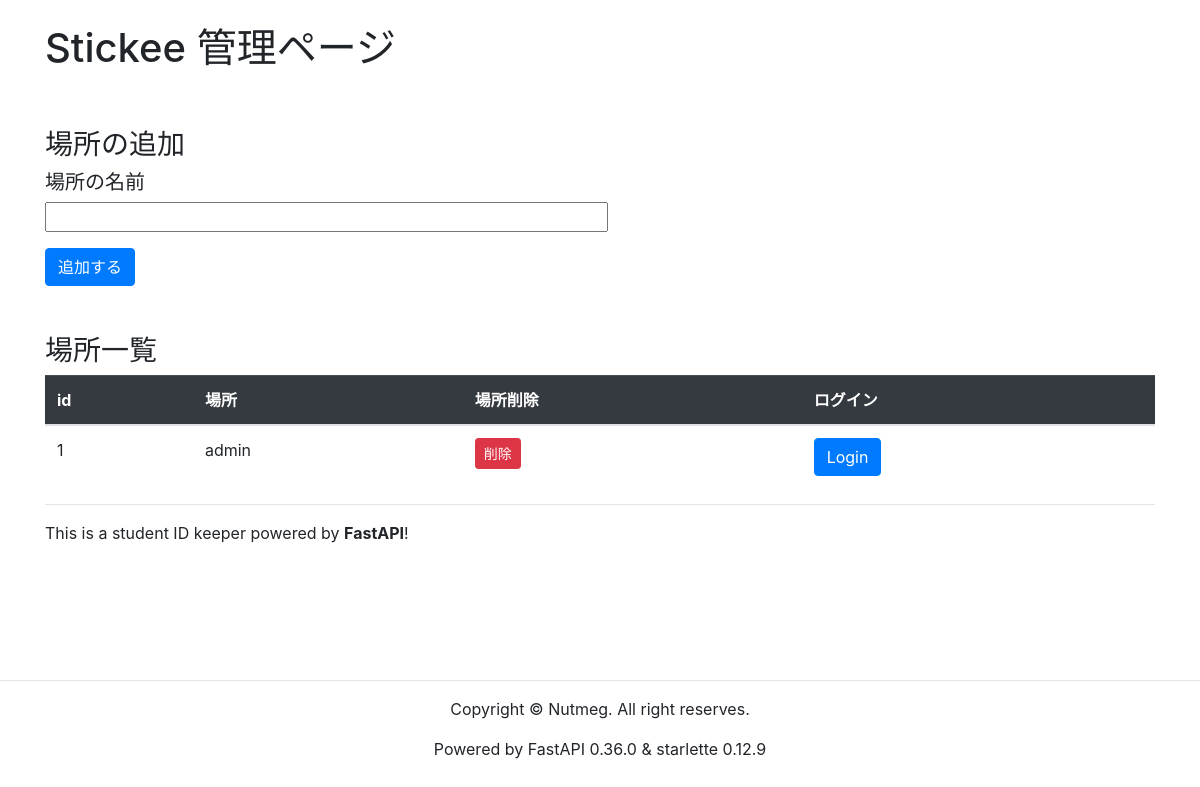
Before: / with the older database file.
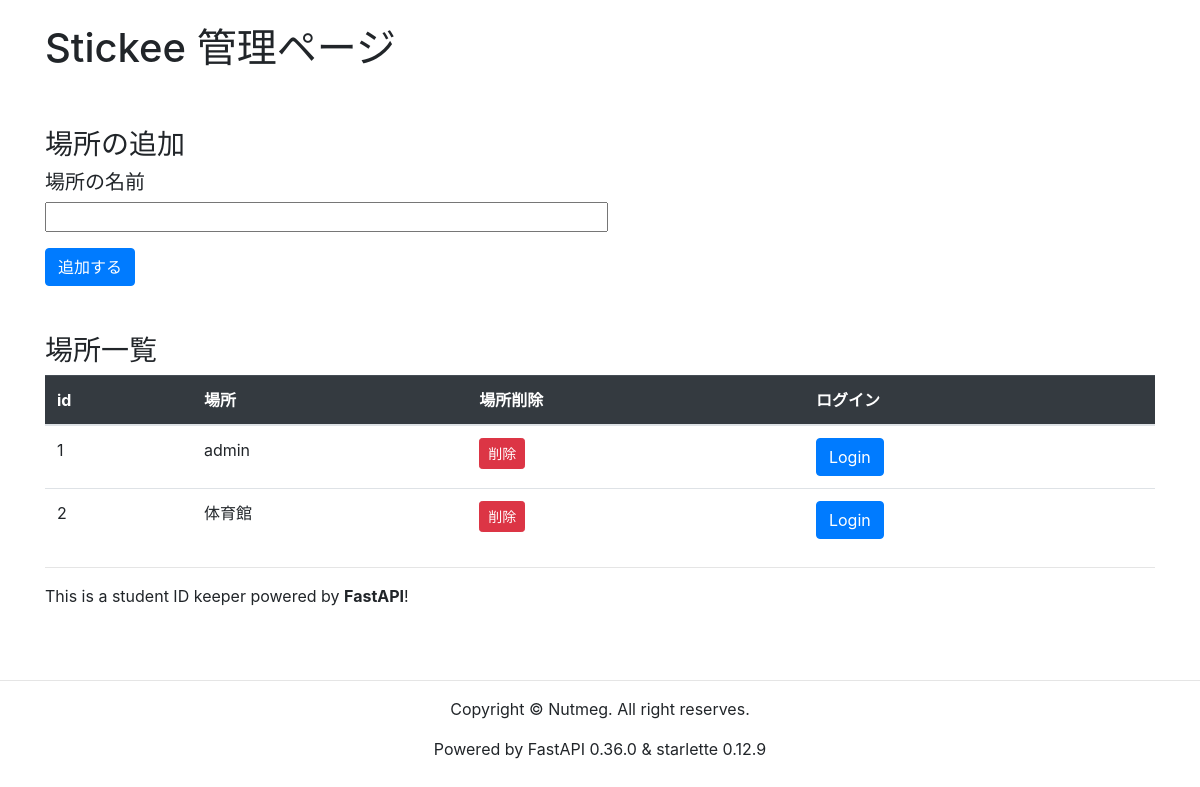
After: the same page with the newer database file.
### models.py (models this page shows, shortened)
class Place(Base):
    __tablename__ = 'place'
    id = Column(
        'id',
        INTEGER(unsigned=True),
        primary_key=True,
        autoincrement=True,
    )
    name = Column('name', String(256))

### controllers.py (the view)
@app.get('/')
@app.post('/')
def index(request: Request):
  place = db.session.query(Place).all()
  return templates.TemplateResponse('index.html',
                                   {'request': request, 'place':place})

### templates/index.html
{% extends "layout.html" %}
{% block content %}
<br>
<div class="row">
    <div class="col-md-12">
        <h1>Stickee 管理ページ</h1>
    </div>
</div>
<br><br>
<h3>場所の追加</h3>
<form action="/add" method="post">
    <h5>場所の名前</h5>
    <p><input type="text"  size="50" maxlength="200" name="place"></p>
    <button type="submit" class="btn btn-primary">追加する</button>
</form>
<br><br>
<h3> 場所一覧 </h3>
<table class="table">
    <thead class="table-dark">
    <tr>
        <th>id</th>
        <th>場所</th>
        <th>場所削除</th>
        <th>ログイン</th>
    </tr>
    </thead>
    <tbody>
    {% for p in place %}
    <tr>
        <td>{{ p.id }}</td>
        <td>{{ p.name }}</td>
        <td>
            <a href="/delete/{{ p.id }}" class="btn btn-danger btn-sm">削除</a>
        </td>
        <td>
            <a href="/place/{{ p.id }}" class="btn btn-primary">Login</a>
        </td>
    </tr>
    {% endfor %}
    </tbody>
</table>
<hr>
<p>This is a student ID keeper powered by <b>FastAPI</b>!</p>
{% endblock %}

Changed rows visible on the page:
added Place: id "2", name "体育館"
